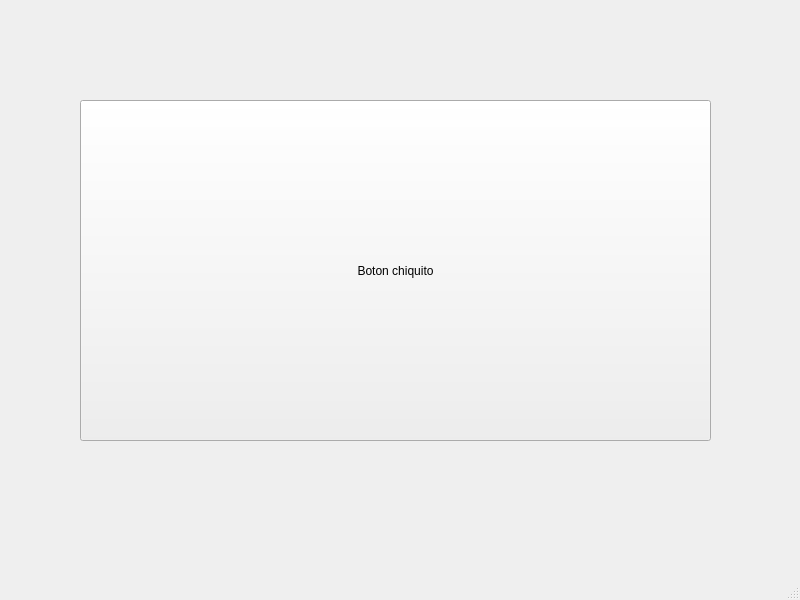
<?xml version="1.0" encoding="UTF-8"?>
<ui version="4.0">
 <class>MainWindow</class>
 <widget class="QMainWindow" name="MainWindow">
  <property name="geometry">
   <rect>
    <x>0</x>
    <y>0</y>
    <width>800</width>
    <height>600</height>
   </rect>
  </property>
  <property name="windowTitle">
   <string>MainWindow</string>
  </property>
  <widget class="QWidget" name="centralwidget">
   <widget class="QPushButton" name="Boton1">
    <property name="geometry">
     <rect>
      <x>80</x>
      <y>100</y>
      <width>631</width>
      <height>341</height>
     </rect>
    </property>
    <property name="text">
     <string>Boton chiquito</string>
    </property>
   </widget>
  </widget>
  <widget class="QMenuBar" name="menubar">
   <property name="geometry">
    <rect>
     <x>0</x>
     <y>0</y>
     <width>800</width>
     <height>21</height>
    </rect>
   </property>
  </widget>
  <widget class="QStatusBar" name="statusbar"/>
 </widget>
 <resources/>
 <connections/>
</ui>
